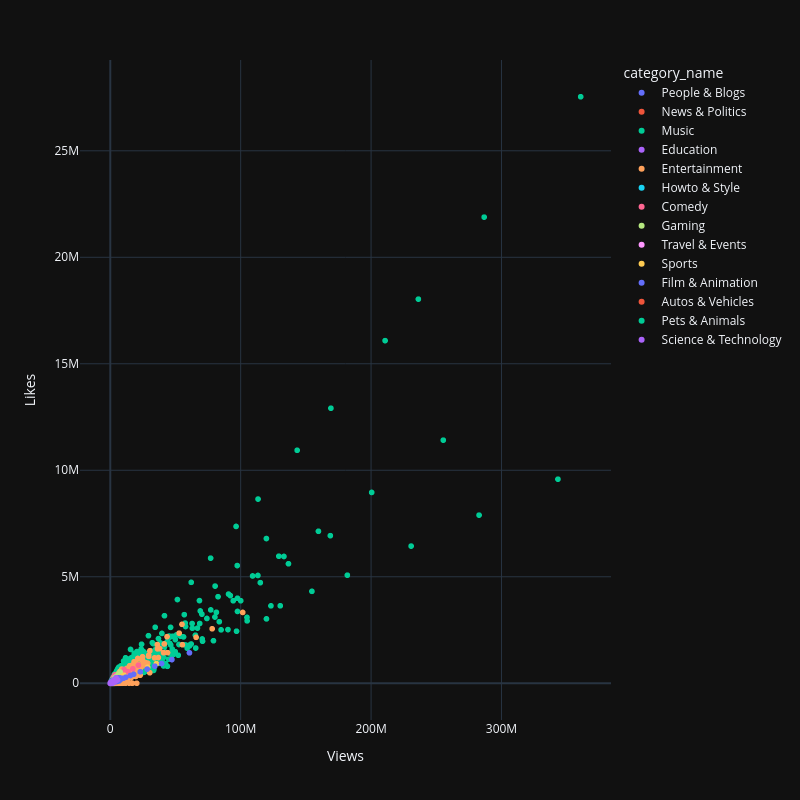

The notebook cell saved with this chart:
### Markdown cell above
## Interactive Charts using Plotly

### Code cell
#Interactive chart based scatter plot on views and likes and differentiate by category name
fig1=px.scatter(combined_df,x='views',y='likes',hover_name='title',color='category_name')


fig1.update_layout(
    title_font_size=20,
    xaxis_title='Views',
    yaxis_title='Likes',
    template='plotly_dark',
    height=800,
    width=800
)
fig1.show()

### Figure 1 — Plotly figure (JSON) as saved in the notebook; plotly's stock layout.template omitted (floating-point values rounded to 4 significant figures; data arrays with more than 128 entries replaced by an {"elided": "..."} marker saying what was removed)
{"data": [{"hovertemplate": "<b>%{hovertext}</b><br><br>category_name=People & Blogs<br>views=%{x}<br>likes=%{y}<extra></extra>", "hovertext": {"elided": "3804 str values"}, "legendgroup": "People & Blogs", "marker": {"color": "#636efa", "symbol": "circle"}, "mode": "markers", "name": "People & Blogs", "showlegend": true, "type": "scattergl", "x": {"elided": "3804 int values"}, "xaxis": "x", "y": {"elided": "3804 float values"}, "yaxis": "y"}, {"hovertemplate": "<b>%{hovertext}</b><br><br>category_name=News & Politics<br>views=%{x}<br>likes=%{y}<extra></extra>", "hovertext": {"elided": "2422 str values"}, "legendgroup": "News & Politics", "marker": {"color": "#EF553B", "symbol": "circle"}, "mode": "markers", "name": "News & Politics", "showlegend": true, "type": "scattergl", "x": {"elided": "2422 int values"}, "xaxis": "x", "y": {"elided": "2422 float values"}, "yaxis": "y"}, {"hovertemplate": "<b>%{hovertext}</b><br><br>category_name=Music<br>views=%{x}<br>likes=%{y}<extra></extra>", "hovertext": {"elided": "10310 str values"}, "legendgroup": "Music", "marker": {"color": "#00cc96", "symbol": "circle"}, "mode": "markers", "name": "Music", "showlegend": true, "type": "scattergl", "x": {"elided": "10310 int values"}, "xaxis": "x", "y": {"elided": "10310 float values"}, "yaxis": "y"}, {"hovertemplate": "<b>%{hovertext}</b><br><br>category_name=Education<br>views=%{x}<br>likes=%{y}<extra></extra>", "hovertext": {"elided": "1645 str values"}, "legendgroup": "Education", "marker": {"color": "#ab63fa", "symbol": "circle"}, "mode": "markers", "name": "Education", "showlegend": true, "type": "scattergl", "x": {"elided": "1645 int values"}, "xaxis": "x", "y": {"elided": "1645 float values"}, "yaxis": "y"}, {"hovertemplate": "<b>%{hovertext}</b><br><br>category_name=Entertainment<br>views=%{x}<br>likes=%{y}<extra></extra>", "hovertext": {"elided": "12270 str values"}, "legendgroup": "Entertainment", "marker": {"color": "#FFA15A", "symbol": "circle"}, "mode": "markers", "name": "Entertainment", "showlegend": true, "type": "scattergl", "x": {"elided": "12270 int values"}, "xaxis": "x", "y": {"elided": "12270 float values"}, "yaxis": "y"}, {"hovertemplate": "<b>%{hovertext}</b><br><br>category_name=Howto & Style<br>views=%{x}<br>likes=%{y}<extra></extra>", "hovertext": {"elided": "1825 str values"}, "legendgroup": "Howto & Style", "marker": {"color": "#19d3f3", "symbol": "circle"}, "mode": "markers", "name": "Howto & Style", "showlegend": true, "type": "scattergl", "x": {"elided": "1825 int values"}, "xaxis": "x", "y": {"elided": "1825 float values"}, "yaxis": "y"}, {"hovertemplate": "<b>%{hovertext}</b><br><br>category_name=Comedy<br>views=%{x}<br>likes=%{y}<extra></extra>", "hovertext": {"elided": "3258 str values"}, "legendgroup": "Comedy", "marker": {"color": "#FF6692", "symbol": "circle"}, "mode": "markers", "name": "Comedy", "showlegend": true, "type": "scattergl", "x": {"elided": "3258 int values"}, "xaxis": "x", "y": {"elided": "3258 float values"}, "yaxis": "y"}, {"hovertemplate": "<b>%{hovertext}</b><br><br>category_name=Gaming<br>views=%{x}<br>likes=%{y}<extra></extra>", "hovertext": {"elided": "2057 str values"}, "legendgroup": "Gaming", "marker": {"color": "#B6E880", "symbol": "circle"}, "mode": "markers", "name": "Gaming", "showlegend": true, "type": "scattergl", "x": {"elided": "2057 int values"}, "xaxis": "x", "y": {"elided": "2057 float values"}, "yaxis": "y"}, {"hovertemplate": "<b>%{hovertext}</b><br><br>category_name=Travel & Events<br>views=%{x}<br>likes=%{y}<extra></extra>", "hovertext": {"elided": "709 str values"}, "legendgroup": "Travel & Events", "marker": {"color": "#FF97FF", "symbol": "circle"}, "mode": "markers", "name": "Travel & Events", "showlegend": true, "type": "scattergl", "x": {"elided": "709 int values"}, "xaxis": "x", "y": {"elided": "709 float values"}, "yaxis": "y"}, {"hovertemplate": "<b>%{hovertext}</b><br><br>category_name=Sports<br>views=%{x}<br>likes=%{y}<extra></extra>", "hovertext": {"elided": "1921 str values"}, "legendgroup": "Sports", "marker": {"color": "#FECB52", "symbol": "circle"}, "mode": "markers", "name": "Sports", "showlegend": true, "type": "scattergl", "x": {"elided": "1921 int values"}, "xaxis": "x", "y": {"elided": "1921 float values"}, "yaxis": "y"}, {"hovertemplate": "<b>%{hovertext}</b><br><br>category_name=Film & Animation<br>views=%{x}<br>likes=%{y}<extra></extra>", "hovertext": {"elided": "2297 str values"}, "legendgroup": "Film & Animation", "marker": {"color": "#636efa", "symbol": "circle"}, "mode": "markers", "name": "Film & Animation", "showlegend": true, "type": "scattergl", "x": {"elided": "2297 int values"}, "xaxis": "x", "y": {"elided": "2297 float values"}, "yaxis": "y"}, {"hovertemplate": "<b>%{hovertext}</b><br><br>category_name=Autos & Vehicles<br>views=%{x}<br>likes=%{y}<extra></extra>", "hovertext": {"elided": "1007 str values"}, "legendgroup": "Autos & Vehicles", "marker": {"color": "#EF553B", "symbol": "circle"}, "mode": "markers", "name": "Autos & Vehicles", "showlegend": true, "type": "scattergl", "x": {"elided": "1007 int values"}, "xaxis": "x", "y": {"elided": "1007 float values"}, "yaxis": "y"}, {"hovertemplate": "<b>%{hovertext}</b><br><br>category_name=Pets & Animals<br>views=%{x}<br>likes=%{y}<extra></extra>", "hovertext": {"elided": "913 str values"}, "legendgroup": "Pets & Animals", "marker": {"color": "#00cc96", "symbol": "circle"}, "mode": "markers", "name": "Pets & Animals", "showlegend": true, "type": "scattergl", "x": {"elided": "913 int values"}, "xaxis": "x", "y": {"elided": "913 float values"}, "yaxis": "y"}, {"hovertemplate": "<b>%{hovertext}</b><br><br>category_name=Science & Technology<br>views=%{x}<br>likes=%{y}<extra></extra>", "hovertext": {"elided": "1562 str values"}, "legendgroup": "Science & Technology", "marker": {"color": "#ab63fa", "symbol": "circle"}, "mode": "markers", "name": "Science & Technology", "showlegend": true, "type": "scattergl", "x": {"elided": "1562 int values"}, "xaxis": "x", "y": {"elided": "1562 float values"}, "yaxis": "y"}], "layout": {"height": 800, "legend": {"title": {"text": "category_name"}, "tracegroupgap": 0}, "margin": {"t": 60}, "title": {"font": {"size": 20}}, "width": 800, "xaxis": {"anchor": "y", "domain": [0, 1], "title": {"text": "Views"}}, "yaxis": {"anchor": "x", "domain": [0, 1], "title": {"text": "Likes"}}}}
